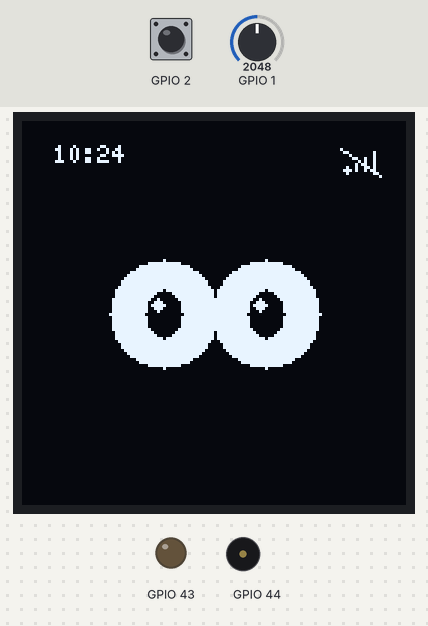
Simulated run of this program. Board: Seeed XIAO ESP32-S3. Parts: 128×128 one-colour display, output pins drawn as LEDs (lit = HIGH), buzzer (waves = sounding). The inputs (shaded band) are chosen by the test bench; at power-on: GPIO 2 LOW, GPIO 1 = 2048. I2S audio is not simulated (input reads silence); the local clock reads 2024-03-15 10:24:30 at power-on unless the program sets it; random numbers use the default seed unless the program sets one; what the program prints to the serial monitor is not drawn.

Above: at 2.5 s.
2.6 s: GPIO 2 pulled HIGH for 0.15 s
At 3.06 s:
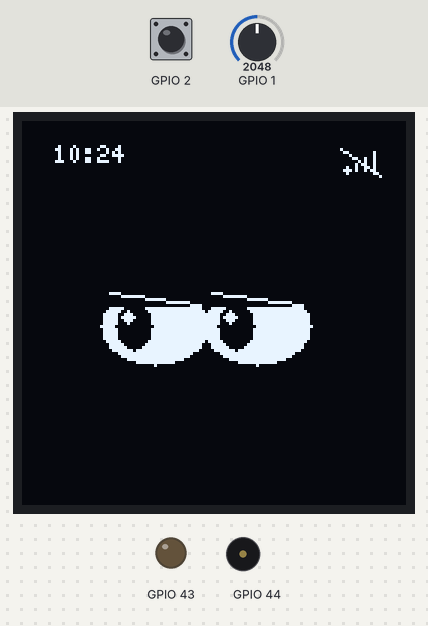
3.3 s: GPIO 2 pulled HIGH for 1 s
4.9 s: GPIO 2 driven HIGH
At 10.11 s:
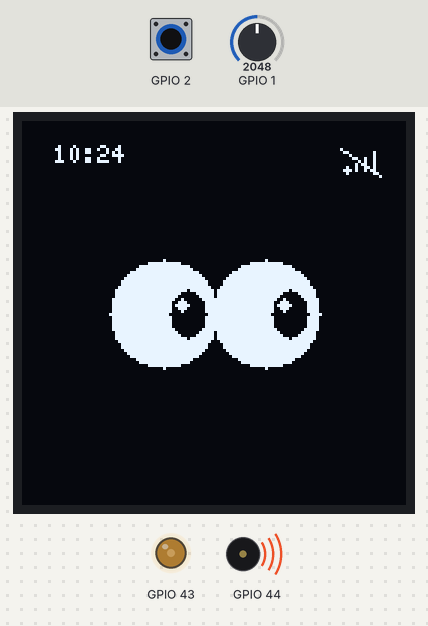
10.9 s: GPIO 2 driven LOW
13.9 s: GPIO 2 driven HIGH
At 16.07 s:
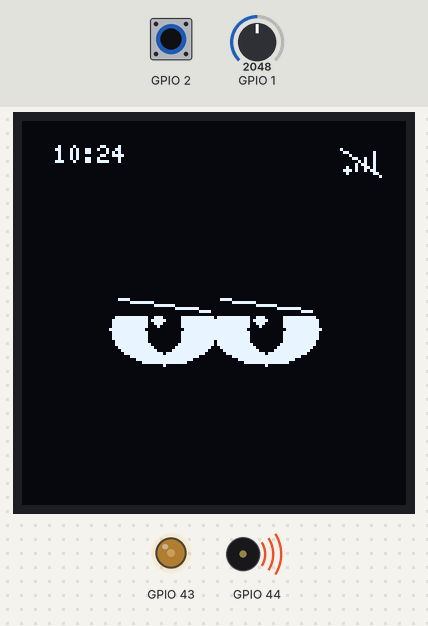
Timing chart, 0 to 21.2 s (numbered marks = the images above; inputs shaded):
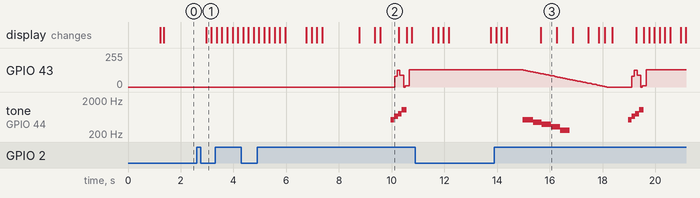

Measured:
- after the input at 4.9 s, GPIO 43: 0/255 → 79/255 after 5.2 s, → 127/255 0.10 s later, → 87/255 0.10 s later, → 9/255 0.14 s later, … (5 changes in this stretch); tone on GPIO 44: plays 523 Hz for 0.14 s, 659 Hz for 0.14 s, 784 Hz for 0.14 s, 1047 Hz for 0.18 s, starting after 5.1 s
- after the input at 13.9 s, tone on GPIO 44: plays 523 Hz for 0.40 s, 440 Hz for 0.32 s, 392 Hz for 0.36 s, 330 Hz for 0.36 s, 262 Hz for 0.36 s, 523 Hz for 0.14 s … (9 notes in this stretch), starting after 1.1 s
- what the display in image 2 shows lasts 0.7 s, from 9.6 s to 10.3 s

The program:

main.cpp
```cpp
#include <Arduino.h>

#include "app/yappl_app.h"

// Single global app object. Arduino calls setup()/loop(), but YapplApp starts
// the FreeRTOS tasks that do the real runtime work.
yappl::YapplApp app;

void setup() {
  app.begin();
}

void loop() {
  // Kept for Arduino compatibility. The app's update method intentionally
  // idles because output, sensor, and display work run in RTOS tasks.
  app.update();
}
```

app_state.h
```cpp
#pragma once

#include <Arduino.h>

namespace yappl {

// These are the product-level modes from docs/prompts/behaviore.txt.
// The output task chooses the mode; the display task uses it to choose an act.
enum class AppMode : uint8_t {
  IdleDay,       // Recently yapped, daytime: calm awake face.
  Reminder,      // Has not yapped recently: remind with OLED/LED.
  NotYet,        // Short refusal animation after pressing during idle.
  Activation,    // Short happy transition before listening.
  Listening,     // Mic read/recording state.
  Deactivation,  // Good-night transition after ending listening.
  IdleNight,     // Recently yapped, nighttime: sleeping face.
};

// Small shared snapshot of the system. RTOS tasks pass information through this
// struct instead of directly calling each other.
struct AppState {
  // Product state selected by the output task.
  AppMode mode = AppMode::IdleDay;

  // Network status. This lets the OLED show Wi-Fi state even when Serial logs
  // are unavailable or the USB monitor is flaky.
  bool wifiConnected = false;
  bool backendConnected = false;
  bool audioUploading = false;
  bool timeSynced = false;
  uint8_t currentHour = 0;
  uint8_t currentMinute = 0;

  // Input/sensor values published by the sensor task.
  bool buttonPressed = false;
  int lightRaw = 0;
  uint8_t lightLevel = 0;
  uint8_t micLevel = 0;

  // Output values published by the output task for display/logging.
  uint8_t ledBrightness = 0;
  uint16_t piezoFrequencyHz = 0;

  // Number of PCM audio bytes queued for backend upload during this session.
  // It is diagnostic only; the backend is the source of truth for saved bytes.
  size_t recordedBytes = 0;
};

}  // namespace yappl
```

output_patterns.h
```cpp
#pragma once

#include <Arduino.h>

#include "app/app_state.h"

namespace yappl {
namespace OutputPatterns {

// Convert the current product mode into desired hardware output values. These
// functions are pure calculations, so they are easy to tune without touching
// RTOS task code or driver code.
uint8_t ledBrightnessFor(AppMode mode, uint32_t modeStartedAtMs, uint32_t nowMs, const AppState &snapshot);
uint16_t piezoFrequencyFor(AppMode mode, uint32_t modeStartedAtMs, uint32_t nowMs);

}  // namespace OutputPatterns
}  // namespace yappl
```

state_controller.h
```cpp
#pragma once

#include <Arduino.h>

#include "app/app_state.h"

namespace yappl {

// The state machine gets all time/storage facts through this small value object.
// That keeps it testable and prevents it from directly reading NTP or flash.
struct TimeContext {
  bool valid = false;
  uint8_t hour = 0;
  uint8_t minute = 0;
  uint64_t nowEpoch = 0;
  bool hasLastYap = false;
  uint64_t lastYapEpoch = 0;
};

// Owns the product state machine: current mode, transition timers, and button
// edge/hold tracking. It does not touch hardware directly.
class StateController {
 public:
  void begin(uint32_t nowMs, const TimeContext &time);
  bool update(uint32_t nowMs, const AppState &snapshot, const TimeContext &time);

  AppMode mode() const { return mode_; }
  uint32_t modeStartedAtMs() const { return modeStartedAtMs_; }
  bool applyBackendMode(AppMode mode, uint32_t nowMs);
  bool consumeSessionCompleted();
  bool consumeClearYapRequested();

  static const char *modeName(AppMode mode);

 private:
  bool isNightTime(const TimeContext &time) const;
  AppMode restingMode(const TimeContext &time) const;
  bool enterMode(AppMode mode, uint32_t nowMs);

  bool sessionCompletedPending_ = false;
  bool clearYapRequested_ = false;
  bool previousButtonPressed_ = false;
  bool activationButtonReleased_ = false;
  uint32_t buttonPressedAtMs_ = 0;
  uint32_t modeStartedAtMs_ = 0;
  AppMode mode_ = AppMode::IdleDay;
};

}  // namespace yappl
```

yappl_app.h
```cpp
#pragma once

#include <Arduino.h>
#include <atomic>
#include <freertos/FreeRTOS.h>
#include <freertos/semphr.h>
#include <freertos/task.h>

#include "app/app_state.h"
#include "app/config.h"
#include "app/state_controller.h"
#include "drivers/button.h"
#include "drivers/inmp441_microphone.h"
#include "drivers/oled_display.h"
#include "drivers/photoresistor.h"
#include "drivers/piezo_buzzer.h"
#include "drivers/status_led.h"
#include "network/backend_client.h"
#include "network/time_sync.h"
#include "network/wifi_manager.h"
#include "services/act_player.h"

namespace yappl {

// Top-level coordinator. It initializes hardware, owns the shared AppState, and
// starts the RTOS tasks. Hardware details live in drivers; behavior details live
// in services.
class YapplApp {
 public:
  void begin();
  void update();

 private:
  // Hardware drivers. Each driver is owned by exactly one app instance.
  OledDisplay display_;
  Inmp441Microphone mic_;
  StatusLed led_;
  PiezoBuzzer piezo_;
  Photoresistor photoresistor_;
  Button button_;
  WifiManager wifi_;
  TimeSync timeSync_;
  BackendClient backend_;

  // Behavior service used by the display task.
  ActPlayer actPlayer_;
  StateController stateController_;

  // Scratch buffer for mic reads. Kept as a member so it does not consume task
  // stack every time the sensor task runs.
  int32_t micSamples_[AppConfig::micSampleCount] = {};
  uint8_t *audioRingBuffer_ = nullptr;
  uint8_t *audioUploadBatch_ = nullptr;
  SemaphoreHandle_t audioMutex_ = nullptr;
  size_t audioRingWriteIndex_ = 0;
  size_t audioRingReadIndex_ = 0;
  size_t audioRingBytesUsed_ = 0;
  std::atomic<size_t> recordedBytes_{0};
  std::atomic<size_t> droppedAudioBytes_{0};
  uint32_t nextAudioSequence_ = 1;
  // Once a sequence is attempted, its bytes and length must remain immutable
  // until acknowledged. The backend uses sequence numbers for idempotency.
  size_t inFlightAudioBatchBytes_ = 0;
  portMUX_TYPE yapEpochMux_ = portMUX_INITIALIZER_UNLOCKED;
  portMUX_TYPE backendStateMux_ = portMUX_INITIALIZER_UNLOCKED;
  uint64_t lastYapEpochThisBoot_ = 0;
  bool pendingBackendModeKnown_ = false;
  AppMode pendingBackendMode_ = AppMode::IdleDay;

  // Shared state and RTOS handles.
  AppState state_;
  SemaphoreHandle_t stateMutex_ = nullptr;
  TaskHandle_t outputTaskHandle_ = nullptr;
  TaskHandle_t sensorTaskHandle_ = nullptr;
  TaskHandle_t displayTaskHandle_ = nullptr;
  TaskHandle_t networkTaskHandle_ = nullptr;
  bool displayReady_ = false;
  bool micReady_ = false;
  bool backendReady_ = false;
  std::atomic<bool> backendConnected_{false};
  std::atomic<bool> audioUploading_{false};
  bool tasksStarted_ = false;
  std::atomic<bool> pendingBackendYapCompleted_{false};
  std::atomic<uint64_t> pendingBackendYapCompletedEpoch_{0};
  std::atomic<bool> pendingBackendSessionStart_{false};
  std::atomic<bool> pendingBackendSessionFinish_{false};
  std::atomic<bool> audioCaptureActive_{false};
  String activeBackendSessionId_;
  uint8_t lastLedBrightness_ = 0;
  uint16_t currentPiezoFrequencyHz_ = 0;

  // Helpers for turning raw hardware inputs into product values.
  uint8_t lightLevelFromRaw(int raw) const;
  bool startTasks();
  bool validateHardware();
  TimeContext currentTimeContext();
  void rememberLastYapEpoch(uint64_t epoch);
  void setLastYapEpochFromBackend(uint64_t epoch);
  uint64_t lastYapEpochThisBoot();
  bool appModeFromBackendName(const String &name, AppMode &mode) const;
  void applyBackendStatus(const BackendStatus &status);
  bool consumePendingBackendMode(AppMode &mode);

  // Output helpers only touch hardware when the value actually changes.
  void setLedBrightness(uint8_t brightness);
  void setPiezoFrequency(uint16_t frequencyHz);

  // Backend audio streaming support. The sensor task writes converted PCM into
  // a PSRAM rolling buffer; the network task uploads 8 KB batches.
  void allocateAudioBuffers();
  void resetAudioStream();
  void pushAudioSamples(const int32_t *samples, size_t sampleCount);
  size_t peekAudioBatch(uint8_t *destination, size_t maxBytes);
  void commitAudioBatch(size_t byteCount);
  uint8_t micLevelFromSamples(const int32_t *samples, size_t sampleCount) const;

  // State helpers always take/release the mutex internally. Callers should copy
  // state quickly and then do slow hardware work outside the lock.
  AppState stateSnapshot();
  void publishSensorState(bool buttonPressed, int lightRaw, uint8_t lightLevel, uint8_t micLevel);
  void publishOutputState(AppMode mode,
                          bool wifiConnected,
                          bool backendConnected,
                          bool audioUploading,
                          bool timeSynced,
                          uint8_t currentHour,
                          uint8_t currentMinute,
                          uint8_t ledBrightness,
                          uint16_t piezoFrequencyHz,
                          size_t recordedBytes);

  // RTOS task bodies.
  void outputTask();
  void sensorTask();
  void displayTask();
  void networkTask();

  // FreeRTOS requires C-style entry points, so these thin wrappers cast the
  // context pointer back to the app instance.
  static void outputTaskEntry(void *context);
  static void sensorTaskEntry(void *context);
  static void displayTaskEntry(void *context);
  static void networkTaskEntry(void *context);
};

}  // namespace yappl
```

face_animations.h
```cpp
#pragma once

#include <Arduino.h>

#include "assets/face_bitmaps.h"

namespace yappl {

// One animation frame. It says which bitmap to draw, how long to hold it, and
// whether to offset/invert it for simple motion effects.
struct FaceFrame {
  FaceBitmapId bitmapId;
  uint16_t durationMs;
  int8_t xOffset;
  int8_t yOffset;
  bool invert;
};

// A named OLED routine/act. Acts can loop forever as a state's default face, or
// play once as an occasional override such as blink/shake/nod.
struct FaceAct {
  const char *name;
  const FaceFrame *frames;
  uint8_t frameCount;
  bool loop;
  // Optional acts cannot replay until minDowntimeMs has passed. After that,
  // chancePercent is tested by ActPlayer each display tick.
  uint32_t minDowntimeMs;
  uint8_t chancePercent;
};

// Acts from docs/prompts/behaviore.txt. States choose one default act and may
// allow optional acts for variety.
enum class FaceActId : uint8_t {
  IdleStraight,
  Blink,
  LookLeftRight,
  ReminderAnxious,
  ReminderShake,
  NotYetHeadShake,
  ActivationDance,
  ListeningStraight,
  ListeningNod,
  DeactivationSleep,
  IdleNightSleep,
};

// Look up animation metadata by ID.
const FaceAct &faceAct(FaceActId id);

}  // namespace yappl
```

face_bitmaps.h
```cpp
#pragma once

#include <Arduino.h>

namespace yappl {

// One compiled 1-bit face bitmap. data points at XBM-style bytes in PROGMEM:
// each bit is one OLED pixel, and U8g2 draws it with drawXBMP().
struct FaceBitmap {
  const uint8_t *data;
  uint8_t width;
  uint8_t height;
};

// Stable IDs for generated placeholder face drawings. Higher-level animation
// code refers to IDs instead of raw byte arrays.
enum class FaceBitmapId : uint8_t {
  EyesStraight,
  EyesBlinkHalf,
  EyesBlinkClosed,
  EyesLookLeft,
  EyesLookRight,
  EyesAnxiousLeft,
  EyesAnxiousRight,
  EyesNotYetLeft,
  EyesNotYetRight,
  EyesDanceUp,
  EyesDanceDown,
  EyesDanceLeft,
  EyesDanceRight,
  EyesNodUp,
  EyesNodDown,
  EyesSleepy1,
  EyesSleepy2,
  EyesSleepClosed,
  EyesGoodNight,
  EyesNightZ1,
  EyesNightZ2,
  EyesNightZ3,
};

// Look up bitmap metadata and bytes by ID.
const FaceBitmap &faceBitmap(FaceBitmapId id);

}  // namespace yappl
```

backend_client.h
```cpp
#pragma once

#include <Arduino.h>
#include <HTTPClient.h>

namespace yappl {

// Backend status payload parsed from /device/status. This is intentionally tiny
// while the backend is still proving basic connectivity.
struct BackendStatus {
  bool requestOk = false;
  uint64_t serverTimeEpoch = 0;
  uint64_t lastYapCompletedAtEpoch = 0;
  String mode;
};

// Small HTTP client for Yappl's backend API. It owns URL construction, auth
// headers, timeouts, and response-code logging so app code can stay focused on
// product behavior.
class BackendClient {
 public:
  bool begin();
  bool isConfigured() const { return configured_; }

  BackendStatus ping(bool wifiConnected, bool timeSynced, const char *modeName);
  bool sendYapCompleted(uint64_t completedAtEpoch);
  String startAudioSession(uint64_t startedAtEpoch, uint32_t sampleRateHz);
  bool uploadAudioChunk(const String &sessionId,
                        uint32_t sequence,
                        const uint8_t *data,
                        size_t byteCount,
                        uint32_t &acknowledgedSequence);
  bool finishAudioSession(const String &sessionId, uint64_t completedAtEpoch);
  BackendStatus fetchStatus();

 private:
  bool selectInitialBackend();
  bool tryHealthCheck(const String &baseUrl) const;
  bool markRequestResult(bool ok);
  void moveToNextBackend();
  String urlFor(const char *path) const;
  void addAuthHeader(HTTPClient &http) const;
  String jsonStringValue(const String &body, const char *fieldName) const;
  uint64_t jsonUnsignedValue(const String &body, const char *fieldName) const;

  bool configured_ = false;
  size_t backendIndex_ = 0;
  String baseUrl_;
  String deviceId_;
  String deviceSecret_;
};

}  // namespace yappl
```

time_sync.h
```cpp
#pragma once

#include <Arduino.h>

namespace yappl {

// Fetches real time from NTP after Wi-Fi is connected. Once synced, the ESP32
// keeps time locally and the display can read it without another network call.
class TimeSync {
 public:
  bool begin();
  // Bootstrap an invalid clock from the backend when NTP is unavailable.
  bool syncFromBackend(uint64_t epoch);
  bool isSynced() const;
  bool currentTime(uint8_t &hour, uint8_t &minute) const;
  bool currentEpoch(uint64_t &epoch) const;
};

}  // namespace yappl
```

wifi_manager.h
```cpp
#pragma once

#include <Arduino.h>

namespace yappl {

struct WifiCredential {
  const char *ssid;
  const char *password;
};

// Small wrapper around Arduino WiFi. The rest of the app should ask this class
// for connection status instead of calling WiFi directly everywhere.
class WifiManager {
 public:
  bool begin();
  bool isConfigured() const { return configured_; }
  bool isConnected() const;
  String ipAddress() const;
  String ssid() const { return ssid_; }

 private:
  bool configured_ = false;
  String ssid_;
};

}  // namespace yappl
```

secrets.example.h
```cpp
#pragma once

// Copy this file to include/secrets.h, then fill in your real Wi-Fi networks.
// include/secrets.h is ignored by git so your passwords do not get committed.
//
// Yappl tries these in order and connects to the first one that works.
#define YAPPL_WIFI_NETWORKS \
  {                         \
    {"Home WiFi", "Home WiFi Password"},       \
    {"Phone Hotspot", "Hotspot Password"},     \
    {"Other Network", "Other Password"},       \
  }

// Local/backend settings. Use your computer or Mac mini LAN IP here, not
// localhost. The ESP32's localhost is the ESP32 itself. Yappl tries these in
// order at boot and switches to the next configured URL when a request fails.
#define YAPPL_BACKEND_BASE_URLS \
  {                             \
    "http://192.168.1.25:8000", \
    "http://192.168.1.50:8000", \
    "https://api.yappl.example.com", \
  }
#define YAPPL_DEVICE_ID "yappl_dev_001"
#define YAPPL_DEVICE_SECRET "local_dev_secret"
```

act_player.h
```cpp
#pragma once

#include <Arduino.h>

#include "app/app_state.h"
#include "assets/face_animations.h"

namespace yappl {

// Selects and advances OLED acts. States provide the default act; this service
// occasionally overrides that default with configured random acts.
class ActPlayer {
 public:
  // Advance animation time for the given app mode and return the frame the OLED
  // should draw right now.
  const FaceFrame &update(AppMode mode, uint32_t nowMs);

 private:
  // Current app mode being animated. When mode changes, animation resets to the
  // new mode's default act.
  AppMode mode_ = AppMode::IdleDay;

  // Current act and frame within that act.
  FaceActId currentActId_ = FaceActId::IdleStraight;
  uint8_t frameIndex_ = 0;
  uint32_t frameStartedMs_ = 0;

  // Per-act cooldown memory for random optional acts.
  uint32_t lastOptionalActMs_[static_cast<uint8_t>(FaceActId::IdleNightSleep) + 1] = {};

  FaceActId defaultActFor(AppMode mode) const;
  void restart(FaceActId actId, uint32_t nowMs);
  void maybeStartOptionalAct(AppMode mode, uint32_t nowMs);
};

}  // namespace yappl
```

button.h
```cpp
#pragma once

#include <Arduino.h>

namespace yappl {

// Minimal wrapper for the physical user button. The current circuit uses an
// external pulldown resistor, so pressed is HIGH.
class Button {
 public:
  // Configure the button GPIO as a plain input.
  bool begin();

  // Return true when the external pulldown circuit is pulled up by a press.
  bool isPressed() const;

 private:
  bool started_ = false;
};

}  // namespace yappl
```

oled_display.h
```cpp
#pragma once

#include <Arduino.h>

#include "assets/face_animations.h"

namespace yappl {

// Small display facade for the SH1107 OLED. The app only depends on these
// high-level drawing methods, so the underlying graphics library can be
// replaced later without changing app behavior.
class OledDisplay {
 public:
  bool begin();
  void clear();

  // Draw exactly one frame produced by ActPlayer, plus Wi-Fi and backend
  // heartbeat status so connectivity is visible without Serial Monitor.
  void drawFaceFrame(const FaceFrame &frame,
                     bool wifiConnected,
                     bool backendConnected,
                     bool audioUploading,
                     bool timeSynced,
                     uint8_t hour,
                     uint8_t minute);
};

}  // namespace yappl
```

Source omitted: output_patterns.cpp (3567 bytes), state_controller.cpp (5306 bytes), yappl_app.cpp (27719 bytes), face_animations.cpp (3919 bytes), e_bitmaps.cpp (data table, 109119 bytes), backend_client.cpp (12129 bytes), time_sync.cpp (2728 bytes), wifi_manager.cpp (2601 bytes), act_player.cpp (3777 bytes), config.h (9692 bytes), inmp441_microphone.h (1174 bytes), photoresistor.h (453 bytes) and 8 more
